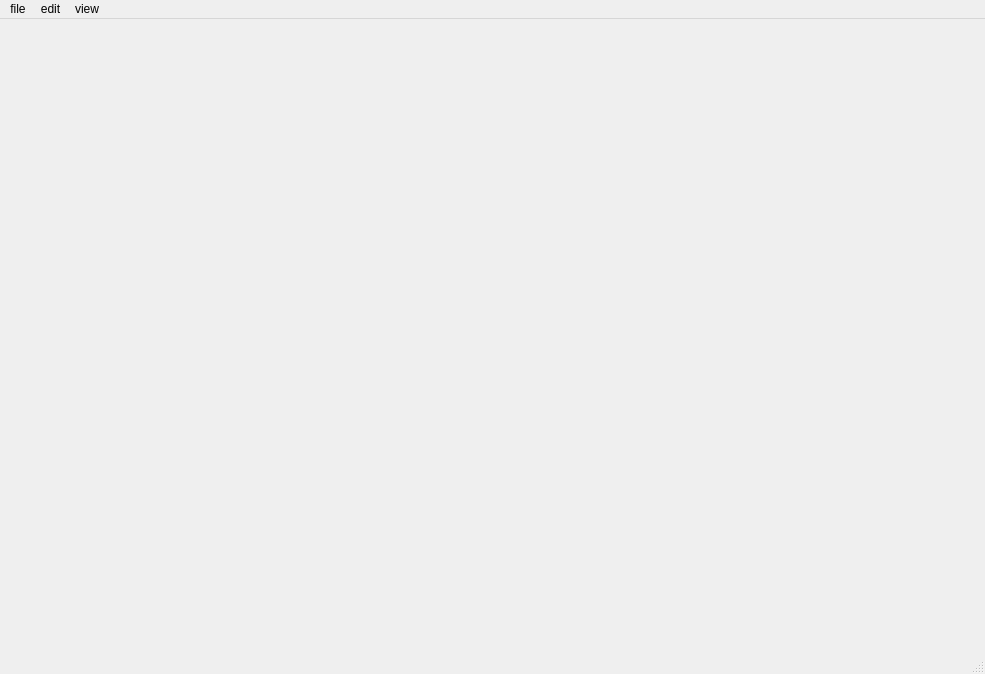
<?xml version="1.0" encoding="UTF-8"?>
<ui version="4.0">
 <class>Display</class>
 <widget class="QMainWindow" name="Display">
  <property name="geometry">
   <rect>
    <x>0</x>
    <y>0</y>
    <width>985</width>
    <height>674</height>
   </rect>
  </property>
  <property name="windowTitle">
   <string>Display</string>
  </property>
  <widget class="QWidget" name="centralwidget"/>
  <widget class="QMenuBar" name="menubar">
   <property name="geometry">
    <rect>
     <x>0</x>
     <y>0</y>
     <width>985</width>
     <height>28</height>
    </rect>
   </property>
   <widget class="QMenu" name="menufile">
    <property name="title">
     <string>file</string>
    </property>
    <addaction name="actionopen_drive_map"/>
   </widget>
   <widget class="QMenu" name="menuedit">
    <property name="title">
     <string>edit</string>
    </property>
    <addaction name="actionedit_road"/>
   </widget>
   <widget class="QMenu" name="menuview">
    <property name="title">
     <string>view</string>
    </property>
   </widget>
   <addaction name="menufile"/>
   <addaction name="menuedit"/>
   <addaction name="menuview"/>
  </widget>
  <widget class="QStatusBar" name="statusbar"/>
  <action name="actionopen_drive_map">
   <property name="text">
    <string>open drive map</string>
   </property>
  </action>
  <action name="action">
   <property name="text">
    <string>'</string>
   </property>
  </action>
  <action name="actionedit_road">
   <property name="text">
    <string>edit road</string>
   </property>
  </action>
 </widget>
 <resources/>
 <connections/>
</ui>
